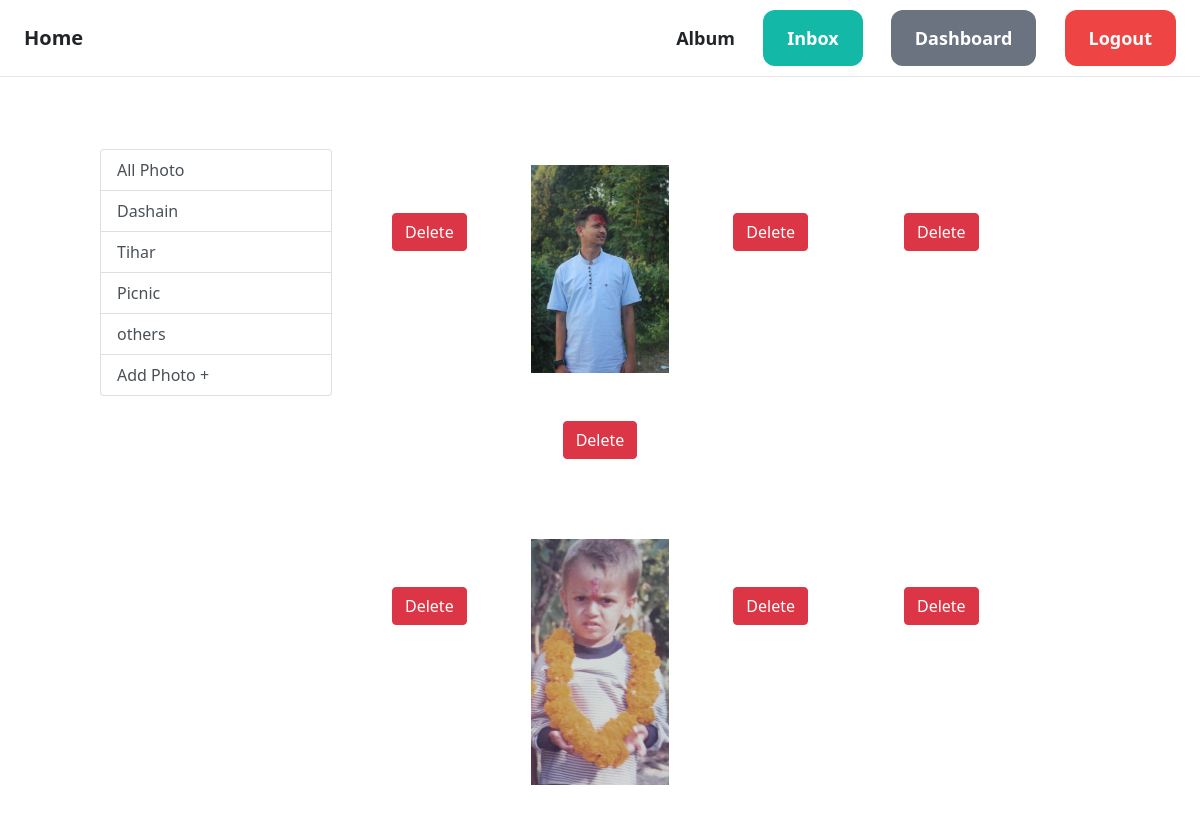
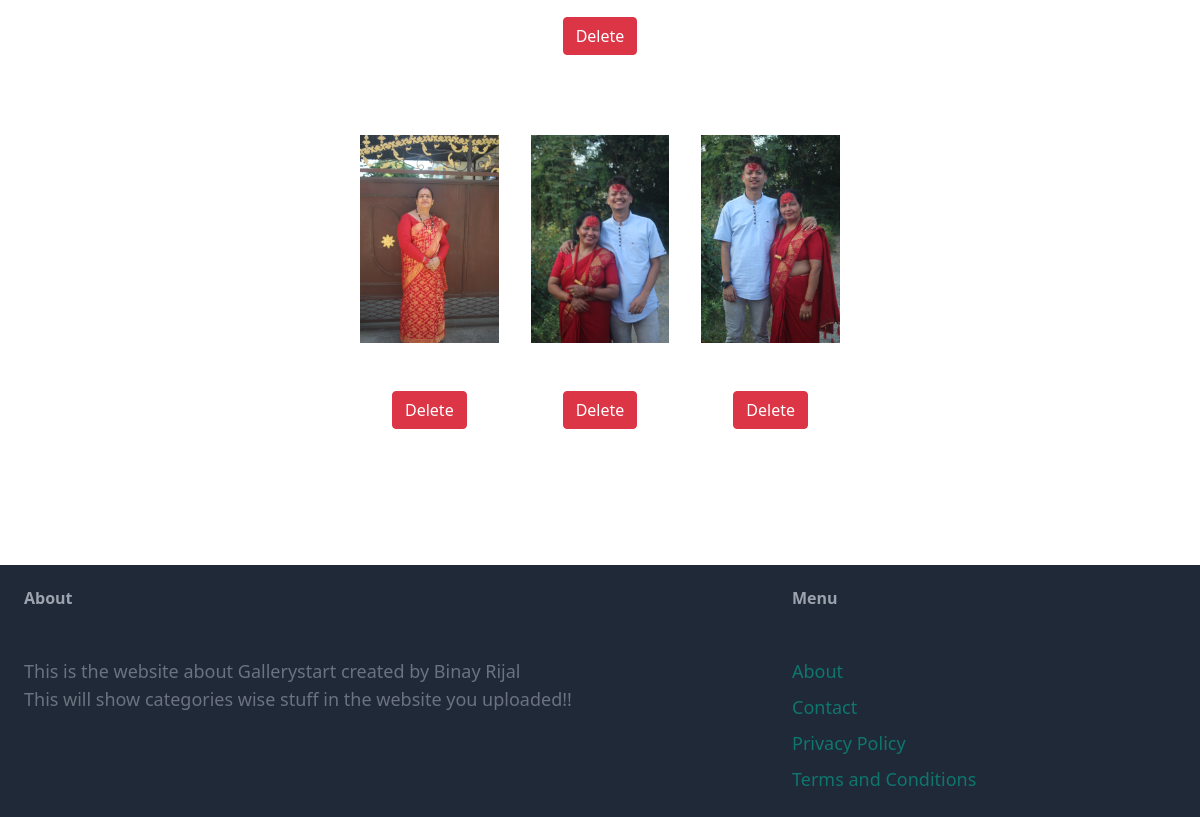
Before: /album/5 (signed in) with the older database file (2 pictures, top to bottom).
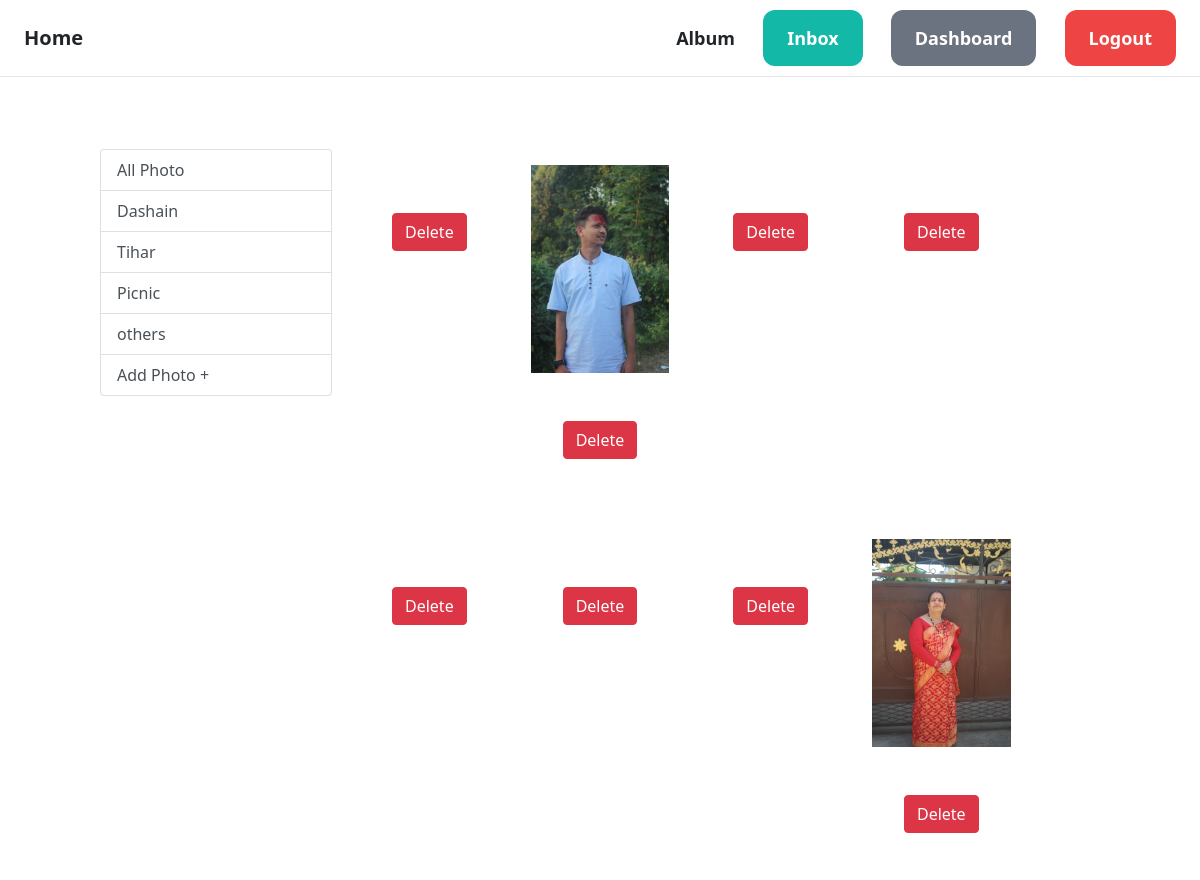
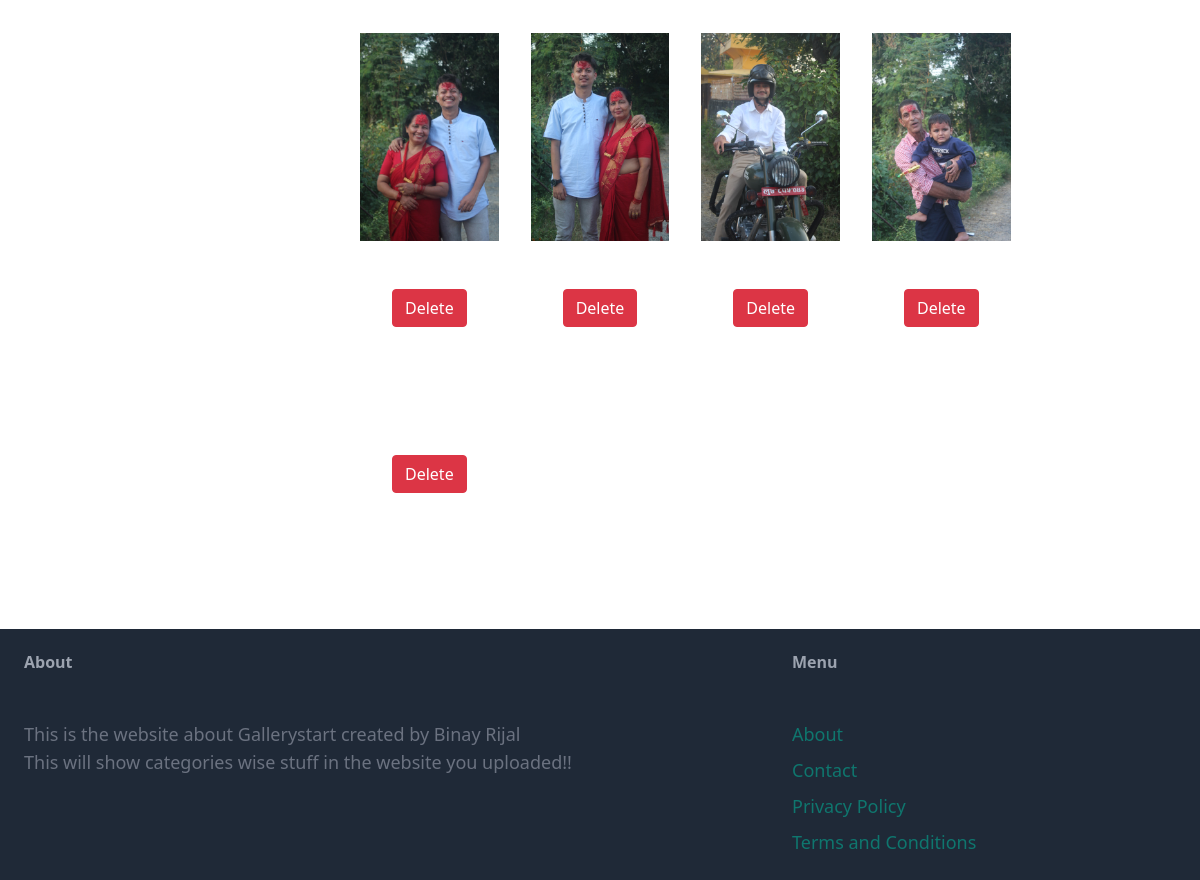
After: the same page with the newer database file (2 pictures, top to bottom).
### Gallerystart/models.py (models this page shows)
class Album(models.Model):
    user=models.ForeignKey(User,on_delete=models.CASCADE)
    photo=models.ImageField(upload_to='image',null=True,blank=True)
    classification=models.CharField(blank=True,max_length=50)

### Gallerystart/views.py (the view)
# urls.py: path('album/<slug:data>',views.showcategoryalbum,name='showalbum'),
@login_required
def showcategoryalbum(request,data=None):
    albums=None
    user=request.user
    if data:
     data=data.lower()
     if data in ["dashain","tihar","picnic"]:
        albums=Album.objects.filter(Q(classification=data) & Q(user=user))
     elif data == "others":
        albums=Album.objects.filter(Q(classification="") | Q(classification=data) & Q(user=user))
     else:
        albums=Album.objects.all()
    else:
       return render(request,'Gallerystart/album.html',{'albums':albums,'data':data})
    return render(request,'Gallerystart/album.html',{'albums':albums,'data':data})

### Gallerystart/templates/Gallerystart/album.html
{% extends 'Gallerystart/base.html' %}
{% block content%}
<div class="container my-5">
    <div class="row">
     <div class="col-sm-3">
      <div class="list-group">
       <a href="{% url 'album' %}" class="list-group-item list-group-item-action" aria-current="true">All Photo</a>
       <a href="{% url 'showalbum' 'dashain' %}" class="list-group-item list-group-item-action" aria-current="true" >Dashain</a>
       <a href="{% url 'showalbum' 'tihar' %}"  class="list-group-item list-group-item-action" aria-current="true">Tihar</a>
       <a href="{% url 'showalbum' 'picnic' %}" class="list-group-item list-group-item-action" aria-current="true">Picnic</a>
       <a href="{% url 'showalbum' 'others' %}" class="list-group-item list-group-item-action" aria-current="true">others</a>
       <a href="{% url 'home'  %}" class="list-group-item list-group-item-action" aria-current="true">Add Photo +</a>
      </div>
     </div>
     <div class="col-sm-8">
        <div class="row">
           {% for album in albums %}
           <div class="col-sm-3  text-center mb-5  p-3">
               <a href="{% url 'showalbum' album.id %}">
                   <div class="item">
                       <img src="{{album.photo.url}}" alt="" height="100%" width="100%" class="">
                       <div class="fw-bold">
                           <small class="fw-light text-decoration-through-line">
                              <a href="{%url 'deletephoto' album.id%}" class="btn btn-danger mt-5">Delete</a>
                           </small>
                       </div>
                   </div>
               </a>
           </div>
           {%endfor%}
        </div>
      </div>
     </div>
    </div>
</div>
{%endblock content%}

### Gallerystart/templates/Gallerystart/base.html (shortened to what this page needs)
<!DOCTYPE html>
{% load static %}
<html lang="en">
<head>
    <script src="https://cdn.tailwindcss.com"></script>
    <link href="https://cdn.jsdelivr.net/npm/bootstrap@5.0.0-beta1/dist/css/bootstrap.min.css" rel="stylesheet">
    <link rel="stylesheet" href="{% static 'Gallerystart/css/owl.carousel.min.css' %}">
    <link rel="stylesheet" href="{% static 'Gallerystart/css/all.min.css' %}">
    <link rel="stylesheet" href="{% static 'Gallerystart/css/style.css' %}">
</head>
<body>
    <nav class="py-6 px-6 flex justify-between items-centers border-b  border-gray-200">
      <a href="/" class="text-xl font-semibold">Home</a>
      <div class="space-x-6">
        <a href="{%url 'album'%}" class="text-lg font-semibold hover:text-gray-500">Album</a>
        {% if request.user.is_authenticated %}
        <a href="#" class="px-6 py-3 text-lg font-semibold bg-teal-500 text-white rounded-xl hover:text-teal-700">Inbox</a>
        <a href="#" class="px-6 py-3 text-lg font-semibold bg-gray-500 text-white rounded-xl hover:text-gray-700">Dashboard</a>
        <a href="{%url 'logout'%}" class="px-6 py-3 text-lg font-semibold bg-red-500 text-white rounded-xl hover:text-red-700">Logout</a>
        {% else %}
        <a href="{%url 'customerregistration'%}" class="px-6 py-3 text-lg font-semibold bg-teal-500 text-white rounded-xl hover:text-teal-700">Sign Up</a>
        <a href="{%url 'loginuser' %}" class="px-6 py-3 text-lg font-semibold bg-gray-500 text-white rounded-xl hover:text-gray-700">Log In</a>
        {%endif%}
      </div>
    </nav>
    <div class="px-6 py-6">
    {%block content%}
    {%endblock%}
    <footer class="py-6 px-6 flex justify-between bg-gray-800">
     <div class="w-2/3 pr-10">
        <h3 class="mb-5 font-semibold text-gray-400">About</h3>
        <p class="text-lg text-gray-500">This is the website about Gallerystart created by Binay Rijal<br>This will show categories wise stuff in the website you uploaded!!</br></p>
     </div>
     <div class="w-1/3">
        <h3 class="mb-5 font-semibold text-gray-400">Menu</h3>
        <ul class="space-y-2">
            <li><a href="#" class="text-lg text-teal-500 text-teal-700">About</a></li>
            <li><a href="#" class="text-lg text-teal-500 text-teal-700">Contact</a></li>
            <li><a href="#" class="text-lg text-teal-500 text-teal-700">Privacy Policy</a></li>
            <li><a href="#" class="text-lg text-teal-500 text-teal-700">Terms and Conditions</a></li>
        </ul>
     </div>
    </footer>
</body>
</html>

Changed rows visible on the page:
removed Album: photo (picture)
added Album: photo (picture)
added Album: photo (picture)
